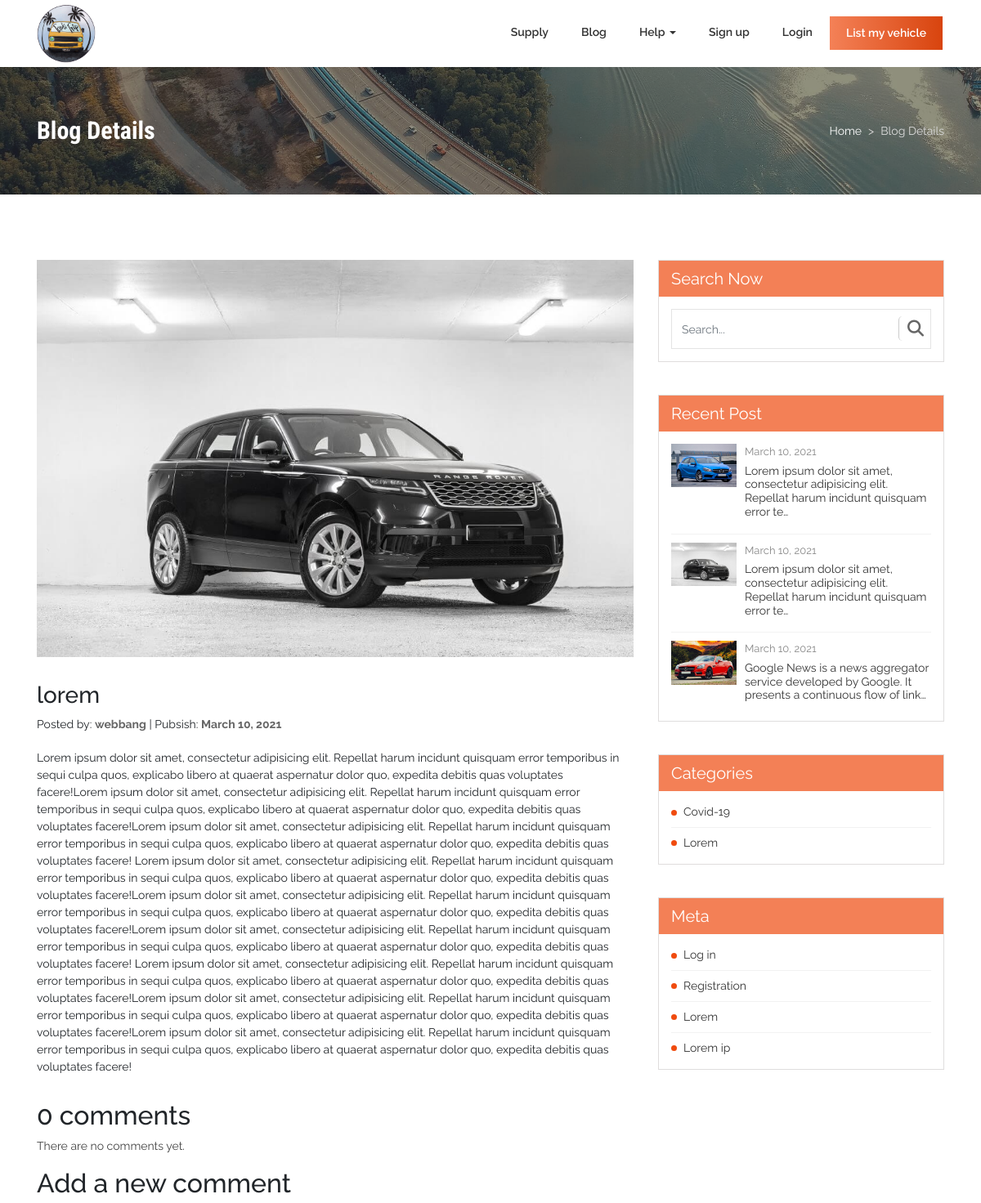
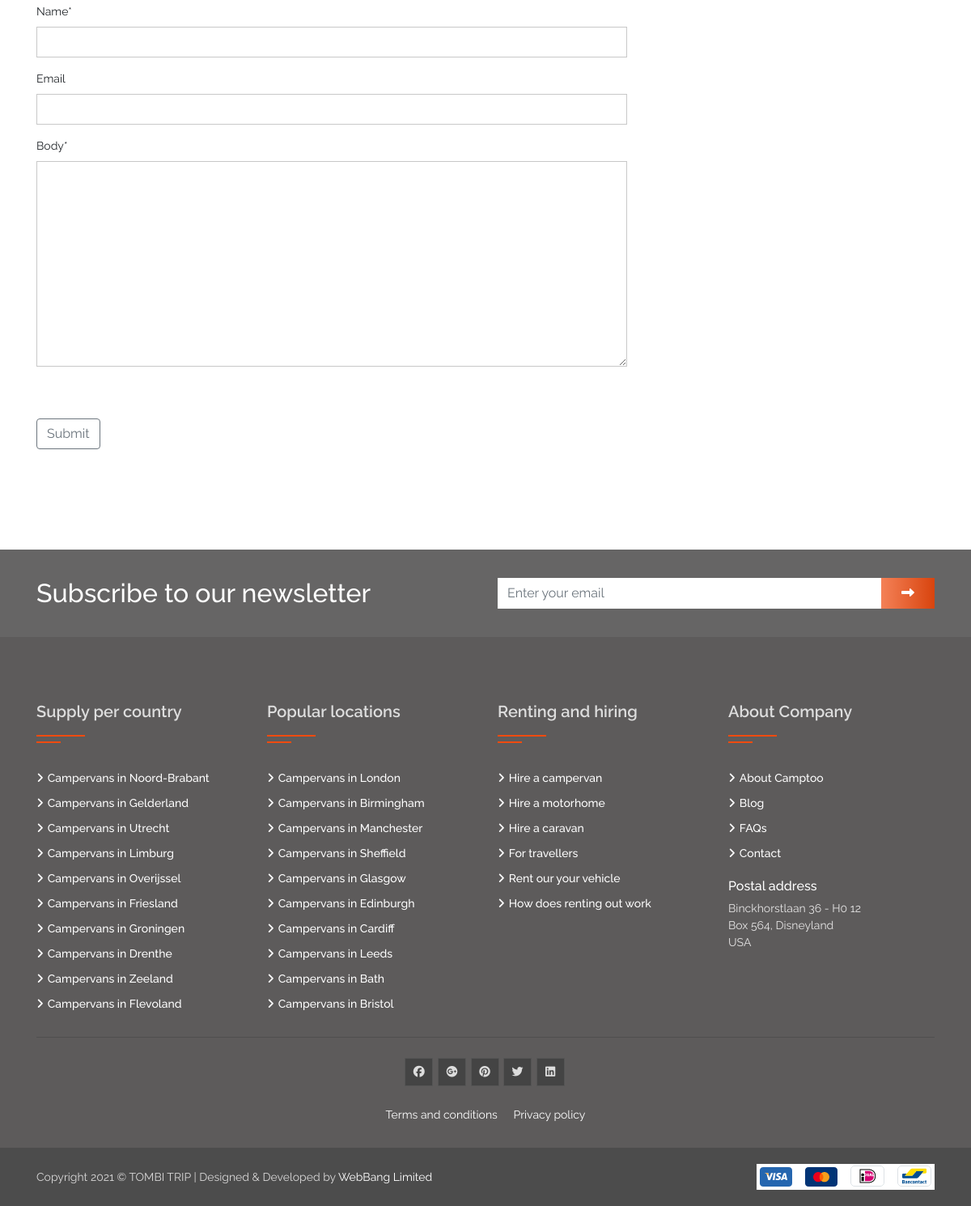
/blog/lorem/, run on the app's committed database (2 pictures, top to bottom).
### blog/models.py (models this page shows, shortened)
class Post(models.Model):
    title = models.CharField(max_length=100)
    slug = models.SlugField()
    description = models.TextField(null=True)
    timestamp = models.DateTimeField(auto_now_add=True)
    author = models.ForeignKey(Author, on_delete=models.CASCADE)
    image = models.ImageField(upload_to='photos/%Y/%m/%d/')
    categories = models.ManyToManyField(Category)
    featured = models.BooleanField()
    previous_post = models.ForeignKey(
        'self', related_name='previous', on_delete=models.SET_NULL, blank=True, null=True)
    next_post = models.ForeignKey(
        'self', related_name='next', on_delete=models.SET_NULL, blank=True, null=True)

class Author(models.Model):
    user = models.OneToOneField(User, on_delete=models.CASCADE)
    profile_picture = models.ImageField(blank=True,null=True)
    def __str__(self):
        return self.user.username

class Category(models.Model):
    title = models.CharField(max_length=20)
    slug = models.SlugField(null=True)
    def __str__(self):
        return self.title
    def get_absolute_url(self):
        return reverse('posts_in_category', kwargs={
            'slug': self.slug
        })

### blog/views.py (the view)
# urls.py: path('<slug:slug>/',views.blogdetails, name='post-detail' ),
def blogdetails(request,slug):
    post = get_object_or_404(Post,  slug=slug)
    posts = Post.objects.all()
    latest_post = Post.objects.order_by('-timestamp')[:4]
    categories = Category.objects.all()
    comments = post.comments.filter(active=True, parent__isnull=True)
    if request.method == 'POST':
        comment_form = CommentForm(data=request.POST)
        if comment_form.is_valid():
            parent_obj = None
            try:
                parent_id = int(request.POST.get('parent_id'))
            except:
                parent_id = None
            if parent_id:
                parent_obj = Comment.objects.get(id=parent_id)
                if parent_obj:
                    replay_comment = comment_form.save(commit=False)
                    replay_comment.parent = parent_obj
            new_comment = comment_form.save(commit=False)
            new_comment.post = post
            new_comment.save()
            return HttpResponseRedirect(post.get_absolute_url())
    else:
        comment_form = CommentForm()
    return render(request,'blog/blogdetails.html',
                  {'obj': post,
                   'comments': comments,
                   'posts':posts,
                   'latest_post':latest_post,
                    'categories': categories,
                   'comment_form': comment_form})

### blog/models.py
class CommentForm(forms.ModelForm):
    class Meta:
        model = Comment
        fields = ('name', 'email', 'body')

### home/template_context.py (called while the page is built)
def get_filters(request):
	cartype=Supply.objects.distinct().values('cartypes__title','cartypes__id')
	catagories=ProductAttribute.objects.distinct().values('category__title','category__id')
	transmission=ProductAttribute.objects.distinct().values('transmission__title','transmission__id')
	minMaxPrice=ProductAttribute.objects.aggregate(Min('price'),Max('price'))
	data={
		'cats':cartype,
		'minMaxPrice':minMaxPrice,
		'catagory':catagories,
		'transmission':transmission
	}
	return data

### templates/blog/blogdetails.html (shortened to what this page needs)
{% extends 'base.html' %}
{% load static %}
{% block content %}
{% load crispy_forms_tags %}
    <div class="banner-area" style="background-image: url('{% static 'img/slide5.jpg' %}')">
        <div class="overlay"></div>
        <div class="container">
            <div class="row">
                <div class="col-12">
                    <div class="inner">
                        <div class="text">
                            <nav aria-label="breadcrumb-nav">
                                <ol class="breadcrumb">
                                    <li class="breadcrumb-item">
                                        <a href="/">Home</a>
                                    </li>
                                    <li class="breadcrumb-item active">Blog Details</li>
                                </ol>
                            </nav>
                            <h1>Blog Details</h1>
                        </div>
                    </div>
                </div>
            </div>
        </div>
    </div>
    <div class="blog-details pt_80 pb_60">
        <div class="container">
            <div class="row">
                <div class="col-lg-8 col-md-6 col-sm-12 col-12">
                    <div class="blog-content">
                        <div class="photo mb_30">
                            <img src="{{ obj.image.url }}" alt="">
                        </div>
                        <div class="heading-text news-details">
                            <h3>{{ obj.title }}</h3>
                            <span class="by-admin">Posted by: <a href="#"><strong>{{ obj.author }}</strong></a></span> | <span class="by-admin">Pubsish: <strong>{{ obj.timestamp|date:"F d, Y" }}</strong></span>
                        </div>
                        <div class="text mt_20">
                            {{ obj.description}}
                        </div>
                    </div>
                    <div class="comment-list headstyle mt_30">
<div class="comment-wrap section comment-item">
    {% with comments.count as total_comments %}
    <h2>
      {{ total_comments }} comment{{ total_comments|pluralize }}
    </h2>
    {% endwith %}
    {% for comment in comments %}
    <div class="comment-item">
      <div class="com-text">
        <h5>{{ comment.name }}</h5>
        <span class="date"><i class="fa fa-calendar"></i> {{ comment.created }}</span>
        <p>{{ comment.body|linebreaks }}</p>
      </div>
    </div>
    {% empty %}
    <p>There are no comments yet.</p>
    {% endfor %}
    {% if new_comment %}
    <h2>Your comment has been added.</h2>
    {% else %}
    <h2>Add a new comment</h2>
    <form  method="post">
        {{ comment_form| crispy  }}
      <p><input class="btn btn-outline-secondary my-5" type="submit" value="Submit"></p>
    </form>
    {% endif %}
</div>
                    </div>
                </div>
                <div class="col-lg-4 col-md-6 col-sm-12 col-12">
                    <div class="sidebar-item mb_40">
                        <div class="sidebar-title">
                            <h5>Search Now</h5>
                        </div>
                        <div class="sidebar-body">
                            <form action="{% url 'search' %}">
                                <div id="custom-search-input">
                                    <div class="input-group">
                                        <input name="q" type="text" class="form-control input-lg" placeholder="Search..." />
                                        <span class="input-group-btn">
                                            <button type="submit" class="btn btn-info btn-lg" type="button">
                                                <i class="fa fa-search" aria-hidden="true"></i>
                                            </button>
                                        </span>
                                    </div>
                                </div>
                            </form>
                        </div>
                    </div>
                    <div class="sidebar-item mb_40">
                        <div class="sidebar-title">
                            <h5>Recent Post</h5>
                        </div>
                        <div class="sidebar-body recent-post">
                            {% for obj in latest_post %}
                            <div class="s-post-item mb_10 mt_10">
                                <div class="photo">
                                    <a href="{{ blog.get_absolute_url }}"><img src="{{obj.image.url}}" alt=""></a>
                                </div>
                                <div class="text">
                                    <span class="date-time">{{ obj.timestamp|date:"F d, Y" }}</span>
                                    <h4>
                                        <a href="{{ blog.get_absolute_url }}">{{obj.description| striptags|truncatechars:100}}</a>
                                    </h4>
                                </div>
                            </div>
                            {% endfor %}
                        </div>
                    </div>
                    <div class="sidebar-item mb_40">
                        <div class="sidebar-title">
                            <h5>Categories</h5>
                        </div>
                        <div class="sidebar-body category">
                            <ul>
                                {% for cat in categories %}
                                <li><a href="{{cat.get_absolute_url}}">{{ cat }}</a></li>
                                {% endfor %}
                            </ul>
                        </div>
                    </div>
                    <div class="sidebar-item mb_20">
                        <div class="sidebar-title">
                            <h5>Meta</h5>
                        </div>
                        <div class="sidebar-body category meta">
                            <ul>
                                <li><a href="#">Log in</a></li>
                                <li><a href="#">Registration</a></li>
                                <li><a href="#">Lorem</a></li>
                                <li><a href="#">Lorem ip</a></li>
                            </ul>
                        </div>
                    </div>
                </div>
            </div>
        </div>
    </div>
{% endblock content %}

### tombitrip/static/css/main.css (style rules this page uses)
body { font-family: 'Raleway', sans-serif; font-weight: 400; font-size: 14px; position: relative; overflow-x: hidden; }
p { color: #444; }
h1, h2, h3, h4, h5, h6 { font-family: 'Roboto Condensed', sans-serif font-weight: 700; }
a { text-decoration: none; }
img { max-width: 100%; }
.form-control { border-radius: inherit; border: inherit; }
.comment-list .comment-item { overflow: hidden; display: table; width: 100%; }
span.by-admin a { color: #333; font-weight: 400; text-decoration: none; font-size: 14px; }
#custom-search-input { padding: 6px 0; border: solid 1px #E4E4E4; border-radius: 0px; background-color: #fff; }
#custom-search-input input { border: 0; box-shadow: none; }
#custom-search-input button { margin: 2px 0 0 0; background: none; box-shadow: none; border: 0; color: #666666; padding: 0 8px 0 10px; border-left: solid 1px #ccc; }
#custom-search-input .form-control { font-size: inherit; }
.sidebar-item { border: 1px solid #dfdddd; }
.sidebar-title { background: #F38056; padding: 10px 15px; color: #fff; }
.sidebar-title h5 { margin: 0; padding: 0; font-weight: 400; }
.sidebar-body { padding: 15px; }
.sidebar-body .photo { float: left; }
.sidebar-body .text { margin-left: 90px; }
.s-post-item { border-bottom: 1px solid #f2f2f2; padding-bottom: 10px; overflow: hidden; }
.sidebar-body .photo a img { width: 80px; height: auto; float: left; }
.sidebar-body .text h4 { font-size: 14px; font-weight: 400; }
.sidebar-body .text h4 a { text-decoration: none; color: #333; }
span.date-time { color: #888; font-size: 13px; margin-bottom: 5px; display: block; }
.s-post-item:last-child { border-bottom: inherit; }
.sidebar-body.recent-post { padding: 5px 15px; }
.s-post-item:last-child { margin-bottom: 0; padding-bottom: 0; }
.sidebar-body.category ul { margin: 0; padding: 0; list-style: none; }
.sidebar-body.category ul li { padding: 8px 15px; border-bottom: 1px solid #f2f2f2; position: relative; }
.sidebar-body.category ul li:first-child { padding-top: 0; }
.sidebar-body.category ul li:last-child { padding-bottom: 0; border-bottom: inherit; }
.sidebar-body.category ul li::before { position: absolute; height: 7px; width: 7px; left: 0; top: 15px; background: #F04B0F; content: ""; border-radius: 50%; }
.sidebar-body.category ul li:first-child::before { top: 8px; }
.sidebar-body.category ul li a { color: #333; font-weight: 400; text-decoration: none; display: block; }
.heading-text.news-details strong { color: #666; }
.banner-area { background-repeat: no-repeat; background-position: center center; background-size: cover; position: relative; }
.banner-area .overlay { position: absolute; left: 0; top: 0; width: 100%; height: 100%; background: #333; opacity: 0.5; }
li.breadcrumb-item a { color: #fff; text-decoration: none; font-weight: 400; }
.breadcrumb-item.active { color: #ddd; }
.banner-area { padding: 60px 0; }
.banner-area h1 { margin: 0; padding: 0; font-size: 30px; color: #fff; font-family: 'Roboto Condensed', sans-serif; font-weight: 700; }
.banner-area nav { float: right; margin-top: 8px; }
.breadcrumb { background: transparent; margin: 0; padding: 0; text-align: ; }
.breadcrumb-item + .breadcrumb-item::before { display: inline-block; padding-right: .5rem; color: #ddd; content: ">"; }
.form-group input { border: 1px solid #c8c8c8; }
textarea.form-control { height: auto; border: 1px solid #c8c8c8; }
.form-group input::placeholder { font-size: 14px; color: #999 !important; font-size: ; font-weight: 300 !important; }

### data on the page
Post: image (picture), title "lorem", author "webbang", timestamp "March 10, 2021", description "Lorem ipsum dolor sit amet, consectetur adipisicing elit. Repellat harum incidunt quisquam error temporibus in sequi culpa quos, explicabo libero at quaerat aspernatur dolor quo, expedita debitis quas voluptates facere!Lorem ipsum dolor sit amet, consectetur adipisicing elit. Repellat harum incidunt quisquam error temporibus in sequi culpa quos, explicabo libero at quaerat aspernatur dolor quo, expedita debitis quas voluptates facere!Lorem ipsum dolor sit amet, consectetur adipisicing elit. Repellat harum incidunt quisquam error temporibus in sequi culpa quos, explicabo libero at quaerat aspernatur dolor quo, expedita debitis quas voluptates facere! Lorem ipsum dolor sit amet, consectetur…", description "Lorem ipsum dolor sit amet, consectetur adipisicing elit. Repellat harum incidunt quisquam error te…"
Post: image (picture), timestamp "March 10, 2021", description "Lorem ipsum dolor sit amet, consectetur adipisicing elit. Repellat harum incidunt quisquam error te…"
Post: image (picture), timestamp "March 10, 2021", description "Google News is a news aggregator service developed by Google. It presents a continuous flow of link…"
Category: title "Covid-19"
Category: title "Lorem"

### other printed values
{{ total_comments }} "0"
